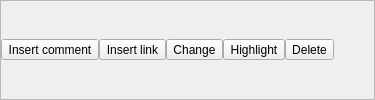
        <widget class="QFrame" name="annotationFrame">
         <property name="sizePolicy">
          <sizepolicy hsizetype="MinimumExpanding" vsizetype="Preferred">
           <horstretch>0</horstretch>
           <verstretch>0</verstretch>
          </sizepolicy>
         </property>
         <property name="frameShape">
          <enum>QFrame::StyledPanel</enum>
         </property>
         <property name="frameShadow">
          <enum>QFrame::Raised</enum>
         </property>
         <layout class="QHBoxLayout" name="l1">
          <property name="spacing">
           <number>0</number>
          </property>
          <property name="margin">
           <number>0</number>
          </property>
          <item>
           <widget class="QToolButton" name="insertAnotation">
            <property name="toolTip">
             <string>insert text annotation</string>
            </property>
            <property name="text">
             <string>Insert comment</string>
            </property>
            <property name="icon">
             <iconset resource="pdf.qrc">
              <normaloff>:/images/addComment.png</normaloff>:/images/addComment.png</iconset>
            </property>
            <property name="iconSize">
             <size>
              <width>32</width>
              <height>32</height>
             </size>
            </property>
            <property name="checkable">
             <bool>true</bool>
            </property>
            <property name="toolButtonStyle">
             <enum>Qt::ToolButtonTextUnderIcon</enum>
            </property>
            <attribute name="buttonGroup">
             <string>buttonGroup</string>
            </attribute>
           </widget>
          </item>
          <item>
           <widget class="QToolButton" name="linkAnnotation">
            <property name="toolTip">
             <string>insert link annotation</string>
            </property>
            <property name="text">
             <string>Insert link</string>
            </property>
            <property name="icon">
             <iconset resource="pdf.qrc">
              <normaloff>:/images/addLink.png</normaloff>:/images/addLink.png</iconset>
            </property>
            <property name="iconSize">
             <size>
              <width>32</width>
              <height>32</height>
             </size>
            </property>
            <property name="checkable">
             <bool>true</bool>
            </property>
            <property name="toolButtonStyle">
             <enum>Qt::ToolButtonTextUnderIcon</enum>
            </property>
            <attribute name="buttonGroup">
             <string>buttonGroup</string>
            </attribute>
           </widget>
          </item>
          <item>
           <widget class="QToolButton" name="changeAnnotationButton">
            <property name="toolTip">
             <string>click &amp; change annotation</string>
            </property>
            <property name="text">
             <string>Change</string>
            </property>
            <property name="icon">
             <iconset resource="pdf.qrc">
              <normaloff>:/images/change.png</normaloff>:/images/change.png</iconset>
            </property>
            <property name="iconSize">
             <size>
              <width>32</width>
              <height>32</height>
             </size>
            </property>
            <property name="checkable">
             <bool>true</bool>
            </property>
            <property name="toolButtonStyle">
             <enum>Qt::ToolButtonTextUnderIcon</enum>
            </property>
            <attribute name="buttonGroup">
             <string>buttonGroup</string>
            </attribute>
           </widget>
          </item>
          <item>
           <widget class="QToolButton" name="highlightButton">
            <property name="toolTip">
             <string>insert highlight annotation</string>
            </property>
            <property name="text">
             <string>Highlight</string>
            </property>
            <property name="icon">
             <iconset resource="pdf.qrc">
              <normaloff>:/images/highlight.png</normaloff>:/images/highlight.png</iconset>
            </property>
            <property name="iconSize">
             <size>
              <width>32</width>
              <height>32</height>
             </size>
            </property>
            <property name="checkable">
             <bool>true</bool>
            </property>
            <property name="toolButtonStyle">
             <enum>Qt::ToolButtonTextUnderIcon</enum>
            </property>
            <attribute name="buttonGroup">
             <string>buttonGroup</string>
            </attribute>
           </widget>
          </item>
          <item>
           <widget class="QToolButton" name="delAnnotation">
            <property name="toolTip">
             <string>delete annotation</string>
            </property>
            <property name="text">
             <string>Delete</string>
            </property>
            <property name="icon">
             <iconset resource="pdf.qrc">
              <normaloff>:/images/DeleteText.png</normaloff>:/images/DeleteText.png</iconset>
            </property>
            <property name="iconSize">
             <size>
              <width>32</width>
              <height>32</height>
             </size>
            </property>
            <property name="checkable">
             <bool>true</bool>
            </property>
            <property name="toolButtonStyle">
             <enum>Qt::ToolButtonTextUnderIcon</enum>
            </property>
            <attribute name="buttonGroup">
             <string>buttonGroup</string>
            </attribute>
           </widget>
          </item>
          <item>
           <spacer name="horizontalSpacer_3">
            <property name="orientation">
             <enum>Qt::Horizontal</enum>
            </property>
            <property name="sizeHint" stdset="0">
             <size>
              <width>40</width>
              <height>20</height>
             </size>
            </property>
           </spacer>
          </item>
         </layout>
        </widget>
